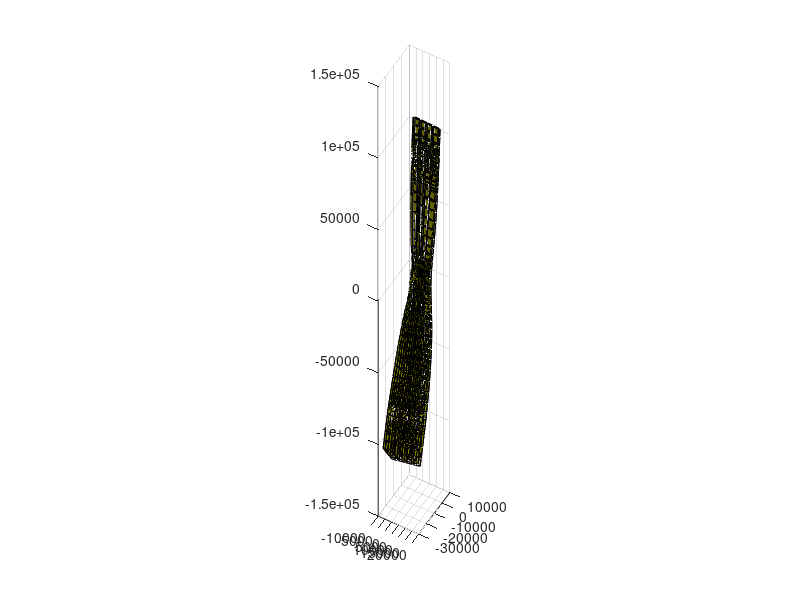

Here is the MATLAB script that generated this plot: (Note: this script raises an error after producing the figure.)
clear();
clf();
load elements.dat;
load nodes.dat;
load feU.dat;

feU=feU*1000000;

n_nodes=size(nodes,1);
nodes=nodes(:,2:4);
for i=1:1:n_nodes;
    nodes(i,1)=nodes(i,1)+feU(i,5);
    nodes(i,2)=nodes(i,2)+feU(i,6);
    nodes(i,3)=nodes(i,3)+feU(i,7);
end 

p=patch('Vertices',nodes,'Faces',elements(:,2:5));
set(p,'facecolor','yellow','edgecolor','black');


s1=elements(:,[2 3 7 6]);
p=patch('Vertices',nodes,'Faces',s1);
set(p,'facecolor','yellow','edgecolor','black');


s1=elements(:,[3 4 8 7]);
p=patch('Vertices',nodes,'Faces',s1);
set(p,'facecolor','yellow','edgecolor','black');


s1=elements(:,[4 5 9 8]);
p=patch('Vertices',nodes,'Faces',s1);
set(p,'facecolor','yellow','edgecolor','black');


s1=elements(:,[5 2 6 9]);
p=patch('Vertices',nodes,'Faces',s1);
set(p,'facecolor','yellow','edgecolor','black');

p=patch('Vertices',nodes,'Faces',elements(:,6:9));
set(p,'facecolor','yellow','edgecolor','black');

daspect([1 1 0.7]);
view(30,50); 
grid on;
camlight; lighting gouraud;

alpha(.75)

axis([-60 60 -10 70 -5 15]);

print -r200 -djpeg90 mesh.jpg